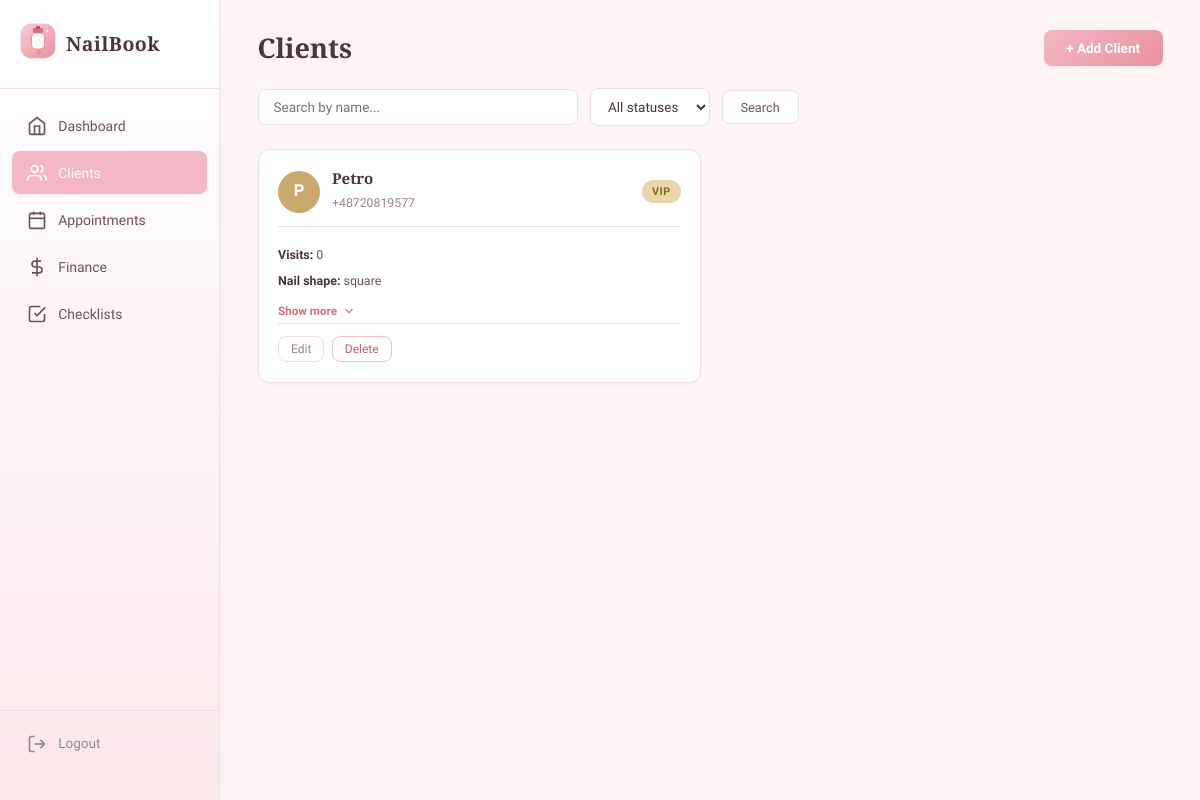
Page /clients (signed in) on the earlier database version.
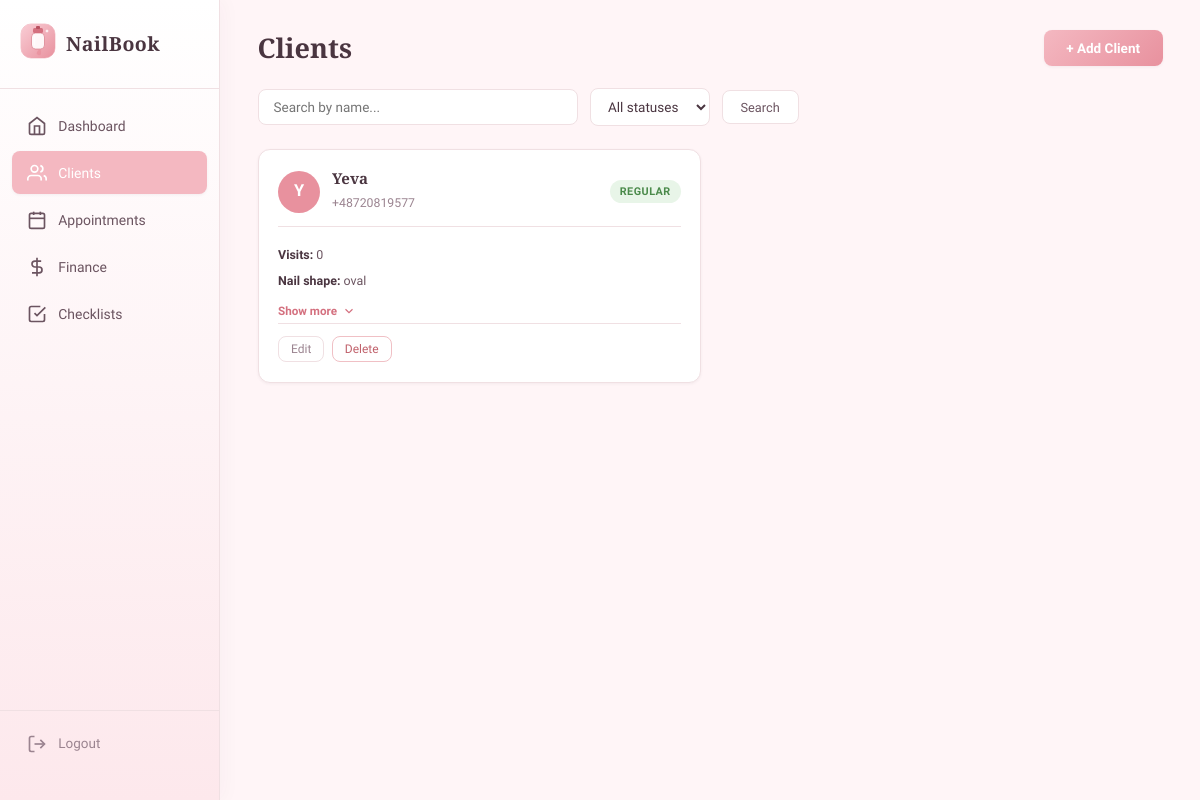
Same page on the later database version.
### models.py (models this page shows)
class Client(db.Model):
    __tablename__ = 'clients'
    id = db.Column(db.Integer, primary_key=True)
    user_id = db.Column(db.Integer, db.ForeignKey('users.id'), nullable=False)
    name = db.Column(db.String(100), nullable=False)
    phone = db.Column(db.String(20), nullable=False)
    birthday = db.Column(db.Date, nullable=True)
    notes = db.Column(db.Text, nullable=True)
    allergies = db.Column(db.Text, nullable=True)
    favourite_colours = db.Column(db.String(200), nullable=True)
    nail_shape = db.Column(db.String(20), nullable=True)  # square/oval/almond
    status = db.Column(db.String(20), default='new')  # new/regular/vip
    created_at = db.Column(db.DateTime, default=lambda: datetime.now(timezone.utc))
    appointments = db.relationship('Appointment', backref='client', lazy=True, cascade='all, delete-orphan')
    @property
    def visit_count(self):
        return Appointment.query.filter_by(
            client_id=self.id,
            status='done'
        ).count()

### routes/clients.py (the view)
@clients_bp.route('/clients')
@login_required
def clients():
    search = request.args.get('search', '').strip()
    status_filter = request.args.get('status', '').strip()
    query = Client.query.filter_by(user_id=current_user.id)
    if search:
        query = query.filter(Client.name.ilike(f'%{search}%'))
    if status_filter:
        query = query.filter_by(status=status_filter)
    clients_list = query.order_by(Client.name).all()
    return render_template('clients.html', clients=clients_list, search=search, status_filter=status_filter)

### templates/clients.html (shortened to what this page needs)
{% extends "base.html" %}
{% block extra_css %}
<link rel="stylesheet" href="{{ url_for('static', filename='css/clients.css') }}">
{% endblock %}
{% block content %}
<div class="page-container">
    <div class="page-header">
        <h1>Clients</h1>
        <button class="btn-primary" onclick="openModal('addClientModal')">+ Add Client</button>
    </div>
    <div class="filters-bar">
        <form method="GET" action="{{ url_for('clients.clients') }}" class="search-form">
            <input type="text" name="search" placeholder="Search by name..." value="{{ search }}" class="search-input">
            <select name="status" class="filter-select" onchange="this.form.submit()">
                <option value="">All statuses</option>
            </select>
            <button type="submit" class="btn-secondary">Search</button>
        </form>
    </div>
    <div class="clients-grid">
        {% for client in clients %}
        <div class="client-card">
            <div class="client-header">
                <div class="client-avatar status-{{ client.status }}">{{ client.name[0] }}</div>
                <div class="client-main-info">
                    <h3>{{ client.name }}</h3>
                    <span class="client-phone">{{ client.phone }}</span>
                </div>
                <span class="status-badge badge-{{ client.status }}">{{ client.status }}</span>
            </div>
            <div class="client-summary">
                <div class="detail-row"><span class="detail-label">Visits:</span> {{ client.visit_count }}</div>
                {% if client.nail_shape %}
                <div class="detail-row"><span class="detail-label">Nail shape:</span> {{ client.nail_shape }}</div>
                {% endif %}
            </div>
            <button class="btn-expand" onclick="toggleClientDetails('{{ client.id }}', this)">
                <span class="expand-text">Show more</span>
                <svg class="expand-icon" width="14" height="14" viewBox="0 0 24 24" fill="none" stroke="currentColor" stroke-width="2"><polyline points="6 9 12 15 18 9"/></svg>
            </button>
            <div class="client-actions">
                <button class="btn-icon edit-client-btn"
                    data-id="{{ client.id }}"
                    data-name="{{ client.name|e }}"
                    data-phone="{{ client.phone|e }}"
                    data-birthday="{{ client.birthday if client.birthday else '' }}"
                    data-notes="{{ client.notes|e if client.notes else '' }}"
                    data-allergies="{{ client.allergies|e if client.allergies else '' }}"
                    data-colours="{{ client.favourite_colours|e if client.favourite_colours else '' }}"
                    data-shape="{{ client.nail_shape or '' }}"
                    data-status="{{ client.status }}">Edit</button>
                <form method="POST" action="{{ url_for('clients.delete_client', client_id=client.id) }}" data-confirm="Delete {{ client.name }}?">
                    <button type="submit" class="btn-icon btn-danger">Delete</button>
                </form>
            </div>
        </div>
        {% else %}
        <div class="empty-state">
            <p>No clients found. Add your first client!</p>
        </div>
        {% endfor %}
    </div>
</div>
{% endblock %}

### templates/base.html (shortened to what this page needs)
<!DOCTYPE html>
<html lang="en">
<head>
    <link rel="stylesheet" href="{{ url_for('static', filename='css/base.css') }}">
    {% block extra_css %}{% endblock %}
</head>
<body>
    {% if current_user.is_authenticated %}
    <nav class="sidebar">
        <div class="sidebar-header">
            <div class="logo">
            </div>
            <span class="brand-name">NailBook</span>
        </div>
        <ul class="nav-links">
            <li>
                <a href="{{ url_for('dashboard.dashboard') }}" class="{% if request.endpoint == 'dashboard.dashboard' %}active{% endif %}">
                    <svg width="20" height="20" viewBox="0 0 24 24" fill="none" stroke="currentColor" stroke-width="2"><path d="M3 9l9-7 9 7v11a2 2 0 01-2 2H5a2 2 0 01-2-2z"/><polyline points="9 22 9 12 15 12 15 22"/></svg>
                    <span>Dashboard</span>
                </a>
            </li>
            <li>
                <a href="{{ url_for('clients.clients') }}" class="{% if 'clients' in request.endpoint %}active{% endif %}">
                    <svg width="20" height="20" viewBox="0 0 24 24" fill="none" stroke="currentColor" stroke-width="2"><path d="M17 21v-2a4 4 0 00-4-4H5a4 4 0 00-4 4v2"/><circle cx="9" cy="7" r="4"/><path d="M23 21v-2a4 4 0 00-3-3.87"/><path d="M16 3.13a4 4 0 010 7.75"/></svg>
                    <span>Clients</span>
                </a>
            </li>
            <li>
                <a href="{{ url_for('appointments.appointments') }}" class="{% if 'appointments' in request.endpoint %}active{% endif %}">
                    <svg width="20" height="20" viewBox="0 0 24 24" fill="none" stroke="currentColor" stroke-width="2"><rect x="3" y="4" width="18" height="18" rx="2" ry="2"/><line x1="16" y1="2" x2="16" y2="6"/><line x1="8" y1="2" x2="8" y2="6"/><line x1="3" y1="10" x2="21" y2="10"/></svg>
                    <span>Appointments</span>
                </a>
            </li>
            <li>
                <a href="{{ url_for('finance.finance') }}" class="{% if 'finance' in request.endpoint %}active{% endif %}">
                    <svg width="20" height="20" viewBox="0 0 24 24" fill="none" stroke="currentColor" stroke-width="2"><line x1="12" y1="1" x2="12" y2="23"/><path d="M17 5H9.5a3.5 3.5 0 000 7h5a3.5 3.5 0 010 7H6"/></svg>
                    <span>Finance</span>
                </a>
            </li>
            <li>
                <a href="{{ url_for('checklists.checklists') }}" class="{% if 'checklists' in request.endpoint %}active{% endif %}">
                    <svg width="20" height="20" viewBox="0 0 24 24" fill="none" stroke="currentColor" stroke-width="2"><path d="M9 11l3 3L22 4"/><path d="M21 12v7a2 2 0 01-2 2H5a2 2 0 01-2-2V5a2 2 0 012-2h11"/></svg>
                    <span>Checklists</span>
                </a>
            </li>
        </ul>
        <div class="sidebar-footer">
            <a href="{{ url_for('auth.logout') }}" class="logout-btn">
                <svg width="20" height="20" viewBox="0 0 24 24" fill="none" stroke="currentColor" stroke-width="2"><path d="M9 21H5a2 2 0 01-2-2V5a2 2 0 012-2h4"/><polyline points="16 17 21 12 16 7"/><line x1="21" y1="12" x2="9" y2="12"/></svg>
                <span>Logout</span>
            </a>
        </div>
    </nav>
    {% endif %}
    <main class="{% if current_user.is_authenticated %}with-sidebar{% endif %}">
        {% block content %}{% endblock %}
    </main>
</body>
</html>

### static/css/base.css (style rules this page uses)
:root { --pink-50: #FFF5F7; --pink-100: #FDE8EC; --pink-200: #F9CDD5; --pink-300: #F4B8C1; --pink-400: #E8919E; --pink-500: #D4707F; --pink-600: #B8505F; --gold: #C9A96E; --gold-light: #E8D5A8; --plum: #4A3540; --plum-light: #6B5460; --plum-muted: #9B8490; --warm-white: #FFFAF9; --warm-gray: #F7F0EE; --border: #F0E0E3; --shadow-sm: 0 1px 3px rgba(74, 53, 64, 0.06); --shadow-md: 0 4px 16px rgba(74, 53, 64, 0.08); --shadow-lg: 0 8px 32px rgba(74, 53, 64, 0.1); --radius-sm: 8px; --radius-md: 12px; --radius-lg: 20px; --transition: 0.25s cubic-bezier(0.4, 0, 0.2, 1); }
*, *::before, *::after { margin: 0; padding: 0; box-sizing: border-box; }
html { font-size: 15px; scroll-behavior: smooth; }
body { font-family: 'Quicksand', sans-serif; background: var(--pink-50); color: var(--plum); line-height: 1.6; min-height: 100vh; }
h1, h2, h3, h4 { font-family: 'Playfair Display', serif; font-weight: 600; line-height: 1.3; }
h1 { font-size: 1.8rem; }
h3 { font-size: 1.1rem; }
a { color: var(--pink-500); text-decoration: none; transition: color var(--transition); }
.sidebar { position: fixed; left: 0; top: 0; bottom: 0; width: 220px; background: linear-gradient(180deg, #FFFFFF 0%, var(--pink-100) 100%); border-right: 1px solid var(--border); display: flex; flex-direction: column; padding: 1.5rem 0; z-index: 100; box-shadow: 2px 0 20px rgba(74, 53, 64, 0.04); }
.sidebar-header { display: flex; align-items: center; gap: 0.7rem; padding: 0 1.3rem 1.5rem; border-bottom: 1px solid var(--border); }
.brand-name { font-family: 'Playfair Display', serif; font-size: 1.3rem; font-weight: 700; color: var(--plum); letter-spacing: 0.5px; }
.nav-links { list-style: none; flex: 1; padding: 1rem 0.8rem; display: flex; flex-direction: column; gap: 0.25rem; }
.nav-links a { display: flex; align-items: center; gap: 0.75rem; padding: 0.7rem 1rem; border-radius: var(--radius-sm); color: var(--plum-light); font-weight: 500; font-size: 0.93rem; transition: all var(--transition); }
.nav-links a.active { background: var(--pink-300); color: white; box-shadow: var(--shadow-sm); }
.nav-links a.active svg { stroke: white; }
.sidebar-footer { padding: 0.8rem; border-top: 1px solid var(--border); }
.logout-btn { display: flex; align-items: center; gap: 0.75rem; padding: 0.7rem 1rem; border-radius: var(--radius-sm); color: var(--plum-muted); font-weight: 500; font-size: 0.9rem; transition: all var(--transition); }
main { min-height: 100vh; padding: 2rem; }
main.with-sidebar { margin-left: 220px; padding: 2rem 2.5rem; }
.page-container { max-width: 1200px; margin: 0 auto; }
.page-header { display: flex; align-items: center; justify-content: space-between; margin-bottom: 1.5rem; }
.page-header h1 { color: var(--plum); }
.btn-primary { background: linear-gradient(135deg, var(--pink-300), var(--pink-400)); color: white; border: none; padding: 0.65rem 1.5rem; border-radius: var(--radius-sm); font-family: 'Quicksand', sans-serif; font-weight: 600; font-size: 0.9rem; cursor: pointer; transition: all var(--transition); box-shadow: var(--shadow-sm); }
.btn-secondary { background: white; color: var(--plum-light); border: 1px solid var(--border); padding: 0.55rem 1.2rem; border-radius: var(--radius-sm); font-family: 'Quicksand', sans-serif; font-weight: 500; font-size: 0.85rem; cursor: pointer; transition: all var(--transition); }
.btn-icon { background: none; border: 1px solid var(--border); padding: 0.35rem 0.8rem; border-radius: var(--radius-sm); font-family: 'Quicksand', sans-serif; font-weight: 500; font-size: 0.8rem; cursor: pointer; color: var(--plum-muted); transition: all var(--transition); }
.btn-danger { color: #C0616B; border-color: #F0C0C5; }
.status-badge { display: inline-block; padding: 0.2rem 0.65rem; border-radius: 20px; font-size: 0.72rem; font-weight: 600; text-transform: uppercase; letter-spacing: 0.5px; }
.badge-regular { background: #E8F5E8; color: #4A8A4A; }

Differences in the rows shown:
removed Client: name "P", name "Petro", phone "+48720819577", status "VIP", visit_count "0", nail_shape "square"
added Client: name "Y", name "Yeva", phone "+48720819577", status "REGULAR", visit_count "0", nail_shape "oval"
